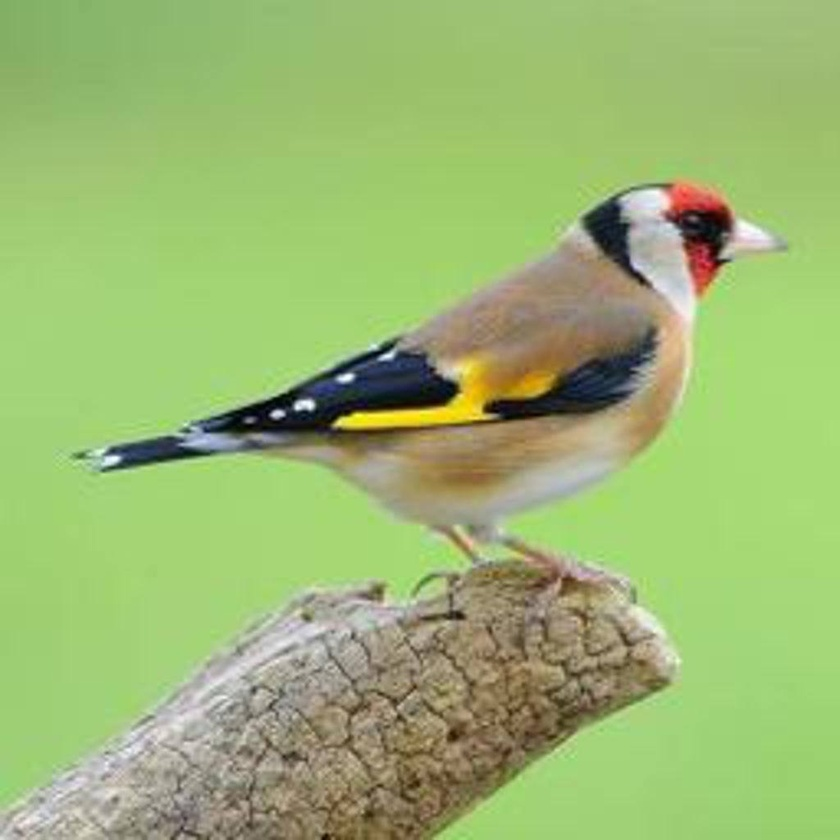
#> input picture Unit07/data/bird.jpg, 840 x 840 px, shrunk from 1024 x 1024 before the run
$ jupyter execute '7.4_Kmeans_Image segmentation_實戰.ipynb'
#> lines starting #> are read from the running program, lines starting #| are printed output that depends on the picture
[cell 1]
import numpy as np
import matplotlib.pyplot as plt
import cv2
from sklearn.cluster import KMeans

## 請安裝
> pip install opencv-python

# Problem : K-Means Clustering
**K-Means Clustering** is an unsupervised learning algorithm for data grouping. In image segmen- tation, it can be applied to partition image pixels into different groups based on the associated pixel values or features. In this problem, you will learn how to segment the provided image by using K-means clustering.

[cell 2]
img = cv2.imread('data/bird.jpg')
#> img is the input picture: shape (840, 840, 3); mean B, G, R 113.7, 183.4, 155.5
img = cv2.cvtColor(img, cv2.COLOR_BGR2RGB) #opencv讀進來是BGR，而非RGB

## 1-1. cluster with only RGB values

[cell 3]
def km_clust(array, n_clusters):
    # Define the k-means clustering problem
    k_m = KMeans(n_clusters = n_clusters)
    # Solve the k-means clustering problem
    k_m.fit(array)
    # Get the coordinates of the clusters centres
    center = k_m.cluster_centers_
    print(center)
    # Get the label of each point
    label = k_m.labels_
    return(label, center)

[cell 4]
h,w,c=img.shape
#> h = 840; w = 840; c = 3
print(img.shape) #resolutionx3 (RGB)
#| (840, 840, 3)

[cell 5]
Z=img.reshape((-1,3)) #降1024x1024的維度
print(Z.shape) #2D
#| (705600, 3)
Z

[cell 6]
#呼叫函式
K=2
label, center=km_clust(Z,K) #(資料, 分群) ，函式結果return，由labels, center接
#> center = [[163.2, 197.8, 120.6], [107.8, 95.63, 71.58]]

#output函式所print的群中心座標

[cell 7]
#Now convert back into uint8, and make original image
center=np.uint8(center[:,:3]) #所有維度都轉換
#> center = [[163, 197, 120], [107, 95, 71]]
center
#> Out = [[163, 197, 120], [107, 95, 71]]

[cell 8]
label.shape #一本資料 1024x1024
#> Out = (705600,)

[cell 9]
label

[cell 10]
label.flatten() #保險起見，降資料至一維

[cell 11]
res=center[label.flatten()] #label中，0用[163, 197, 120]取代，1用[107,  95,  71]
res #2D
res=res.reshape(img.shape) #降回與img.shape資料一樣
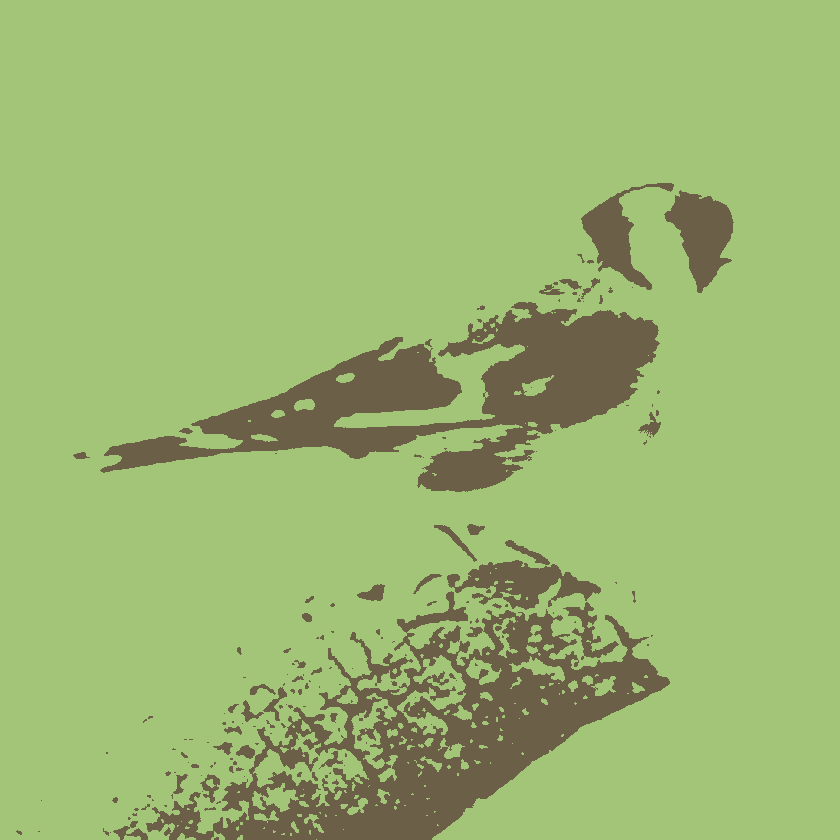
#> res: shape (840, 840, 3); mean R, G, B 155.2, 182.7, 113.1

[cell 12]
#K=2的結果
plt.figure(figsize=(16,12))
plt.title("K = {}".format(K))
plt.imshow(res)

[cell 13]
h, w, c = img.shape
Z=img.reshape((-1,3))
Ka = [2,4,8]
#Ka = [2,4,8,16,32]
plt.figure(figsize=(16,12))

for i, K in enumerate(Ka):
    label, center = km_clust(Z, K)

    # Now convert back into uint8, and make original image
    center = np.uint8(center[:, :3])
    res = center[label.flatten()]
    res = res.reshape((img.shape))

    plt.subplot(1, len(Ka), i+1)
    plt.axis('off')
    plt.title("K = {}".format(K))
    plt.imshow(res)
#> this loop made 3 passes
#> center on pass 1: [[185, 187, 166], [152, 182, 108]]
#> pass 1, `res = res.reshape((img.shape))`:
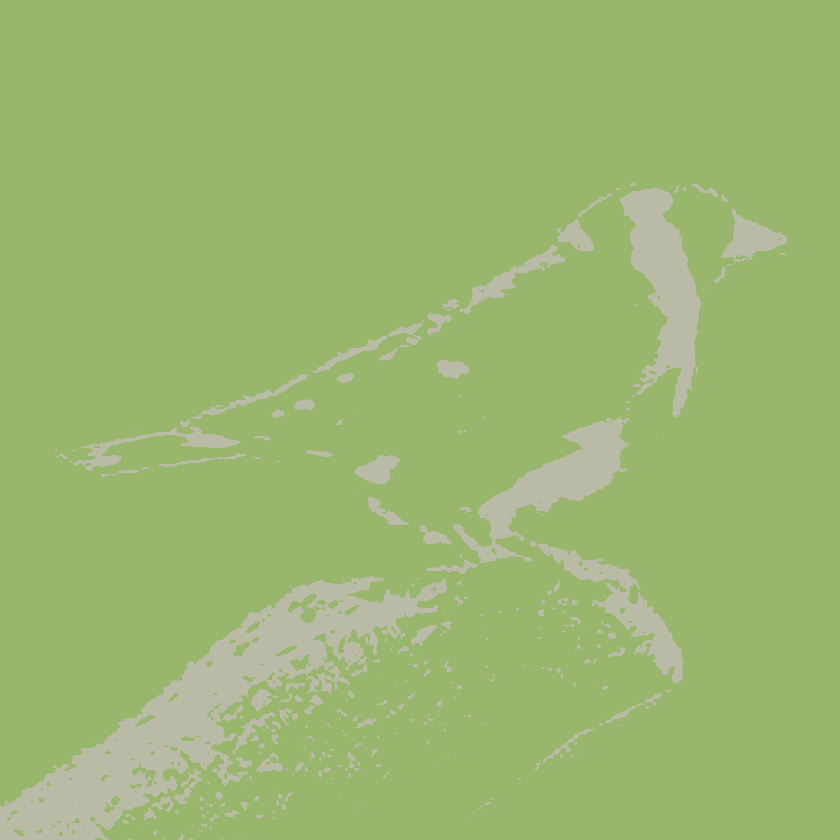
#> res: shape (840, 840, 3); mean R, G, B 155.1, 182.5, 113.5

plt.show()

## 1-2. cluster with RGB values and the location

[cell 14]
h, w, c = img.shape #h:高； w:寬; c:顏色RGB

#Added location feature
Z = np.zeros((h, w, c+2)) #h:row;w=column
for h in range(len(img)):
    for w in range(len(img[h])): #圖形h row時的column長度
        Z[h][w] = np.append(img[h][w], [[h], [w]]) #img[h][w]: RGB的值； [[h], [w]]:現在位置
Z = Z.reshape(-1, 5) #3個變成5個特徵值

Ks = [2,4,8]
#Ks = [2,4,8,16,32]
plt.figure(figsize=(16,12))

for i, K in enumerate(Ks):
    label, center = km_clust(Z, K)

    # Now convert back into uint8, and make original image
    center = np.uint8(center[:, :3])
    res = center[label.flatten()]
    res = res.reshape((img.shape))

    plt.subplot(1, len(Ks), i+1)
    plt.axis('off')
    plt.title("K = {}".format(K))
    plt.imshow(res)
#> this loop made 3 passes
#> center on pass 1: [[154, 186, 117], [156, 180, 110]]
#> pass 1, `res = res.reshape((img.shape))`:
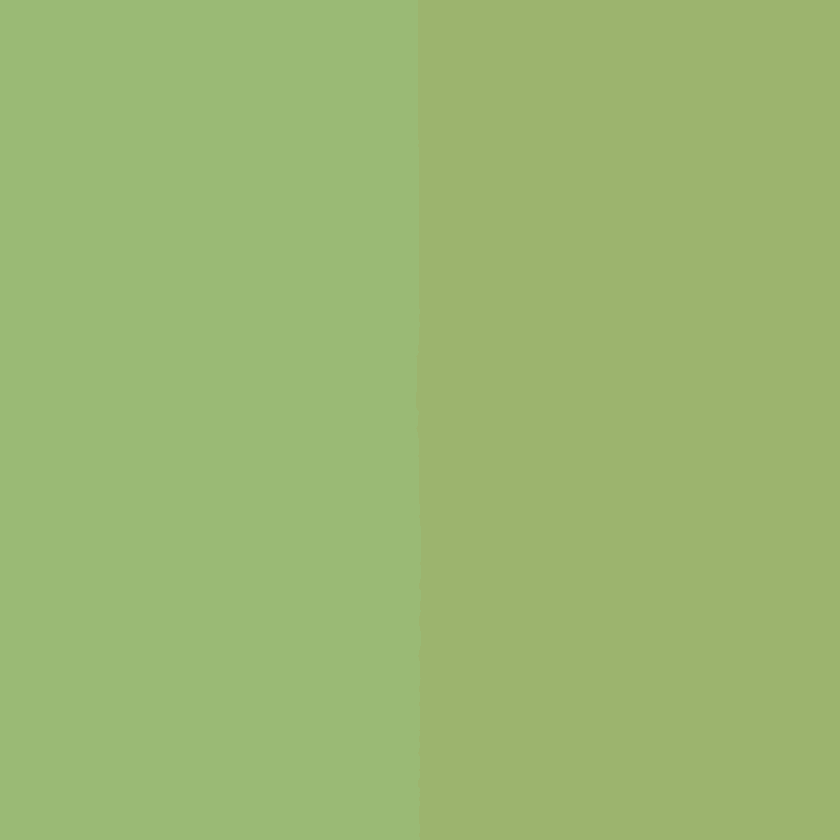
#> res: shape (840, 840, 3); mean R, G, B 155, 183, 113.5
#> pass 3, `res = res.reshape((img.shape))`:
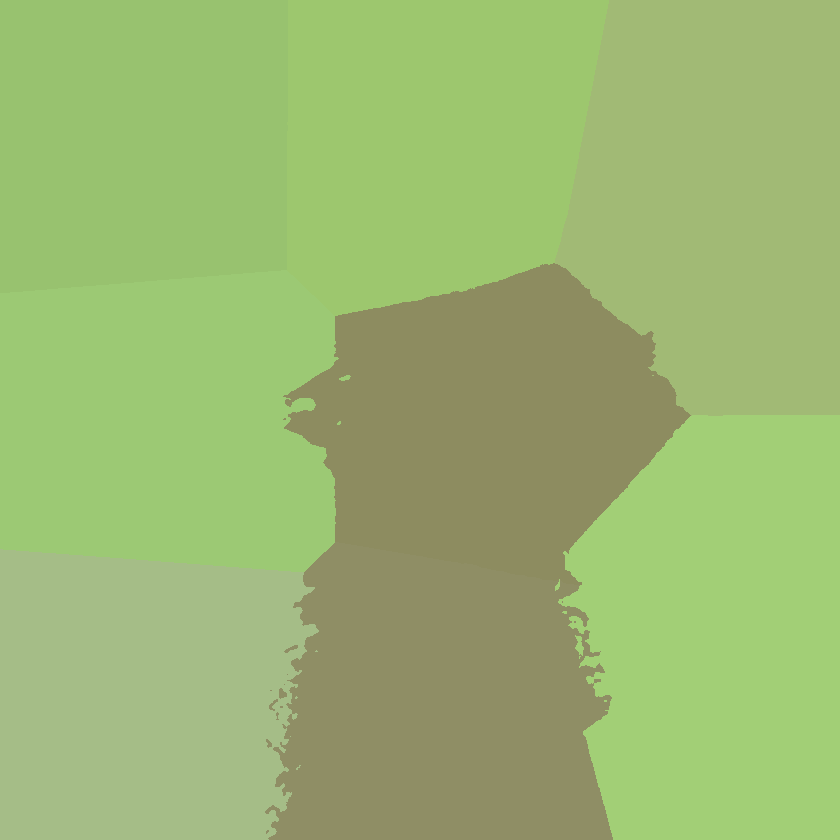
#> res: shape (840, 840, 3); mean R, G, B 154.9, 183.1, 113.2

plt.show()

## 1-3. explain the differences between the two methods under the same K.

[cell 15]
#單純RGB，是以色彩去分。K越大，色彩越多。
#加入座標，色彩會與位置有關，且位置影響比較大。鄰近的區域，會有相同的色塊。
#同樣K=2,色彩在空間上的差異是很大的

[cell 16]
h, w, c = img.shape
print(img.shape)
#| (840, 840, 3)
#h,w是1024，c為0~255。會有scale上的差異。
#因此將解析度縮放至與c相同，表現應該會好一些。

[cell 17]
h, w, c = img.shape

#Added location feature
Z = np.zeros((h, w, c+2))
for h in range(len(img)):
    for w in range(len(img[h])):
        Z[h][w] = np.append(img[h][w], [[h/4], [w/4]]) #除4，確保與RGB特徵值範圍相同。畫出來的結果，pixel和座標位置的關係較明顯。
Z = Z.reshape(-1, 5)

Ks = [2,4,8]
#Ks = [2,4,8,16,32]
plt.figure(figsize=(16,12))

for i, K in enumerate(Ks):
    label, center = km_clust(Z, K)

    # Now convert back into uint8, and make original image
    center = np.uint8(center[:, :3])
    res = center[label.flatten()]
    res = res.reshape((img.shape))

    plt.subplot(1, len(Ks), i+1)
    plt.axis('off')
    plt.title("K = {}".format(K))
    plt.imshow(res)
#> this loop made 3 passes
#> center on pass 1: [[152, 183, 108], [159, 183, 118]]
#> pass 2, `res = res.reshape((img.shape))`:
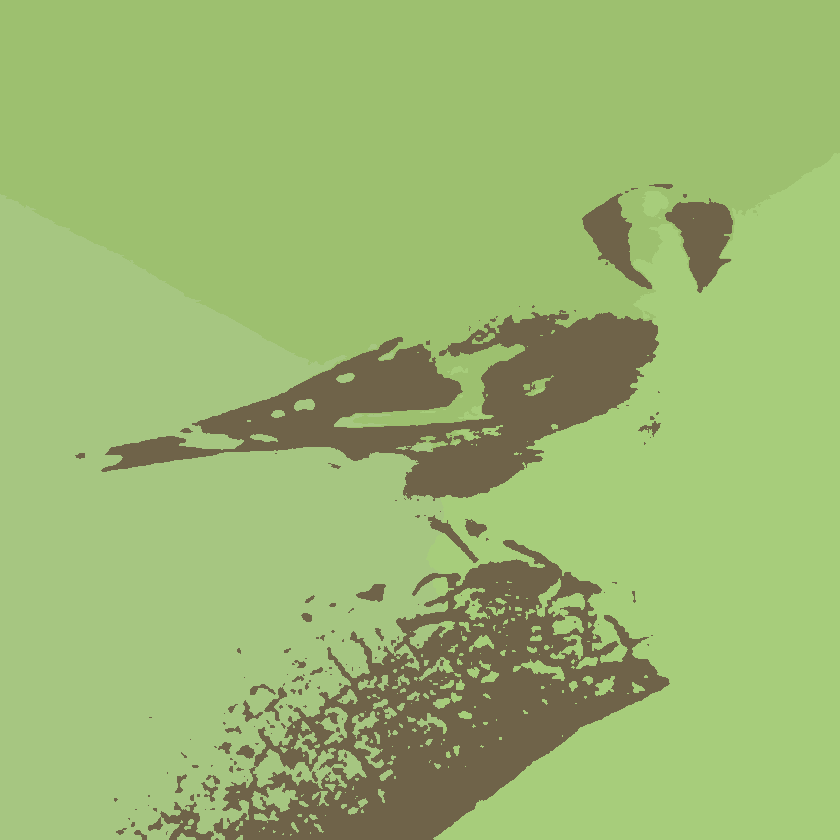
#> res: shape (840, 840, 3); mean R, G, B 154.9, 182.8, 113
#> pass 3, `res = res.reshape((img.shape))`:
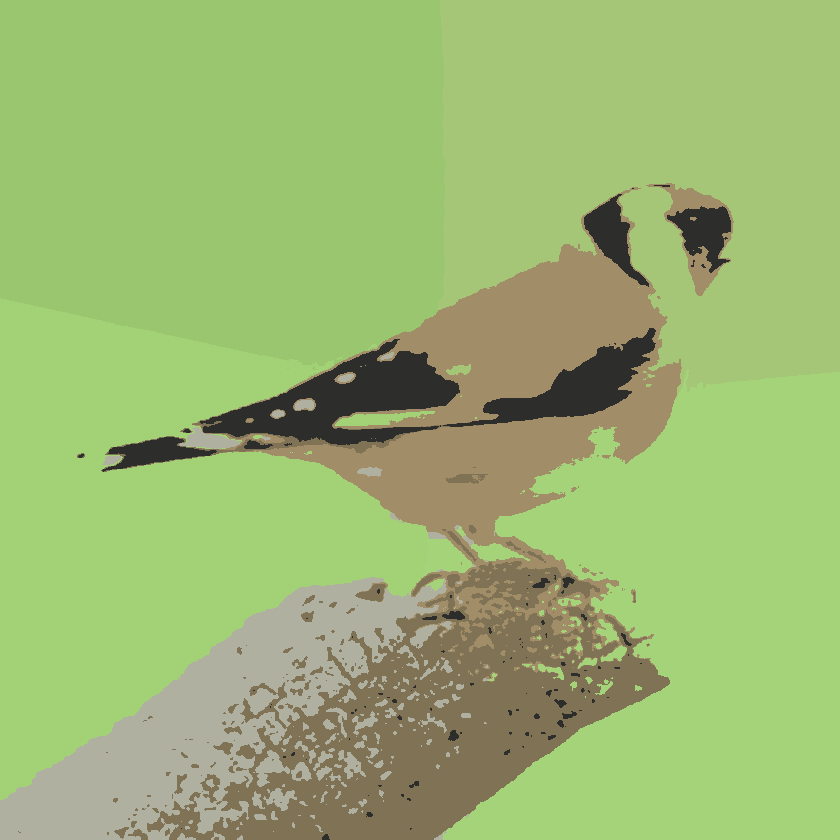
#> res: shape (840, 840, 3); mean R, G, B 155.2, 182.9, 113.4

plt.show()
